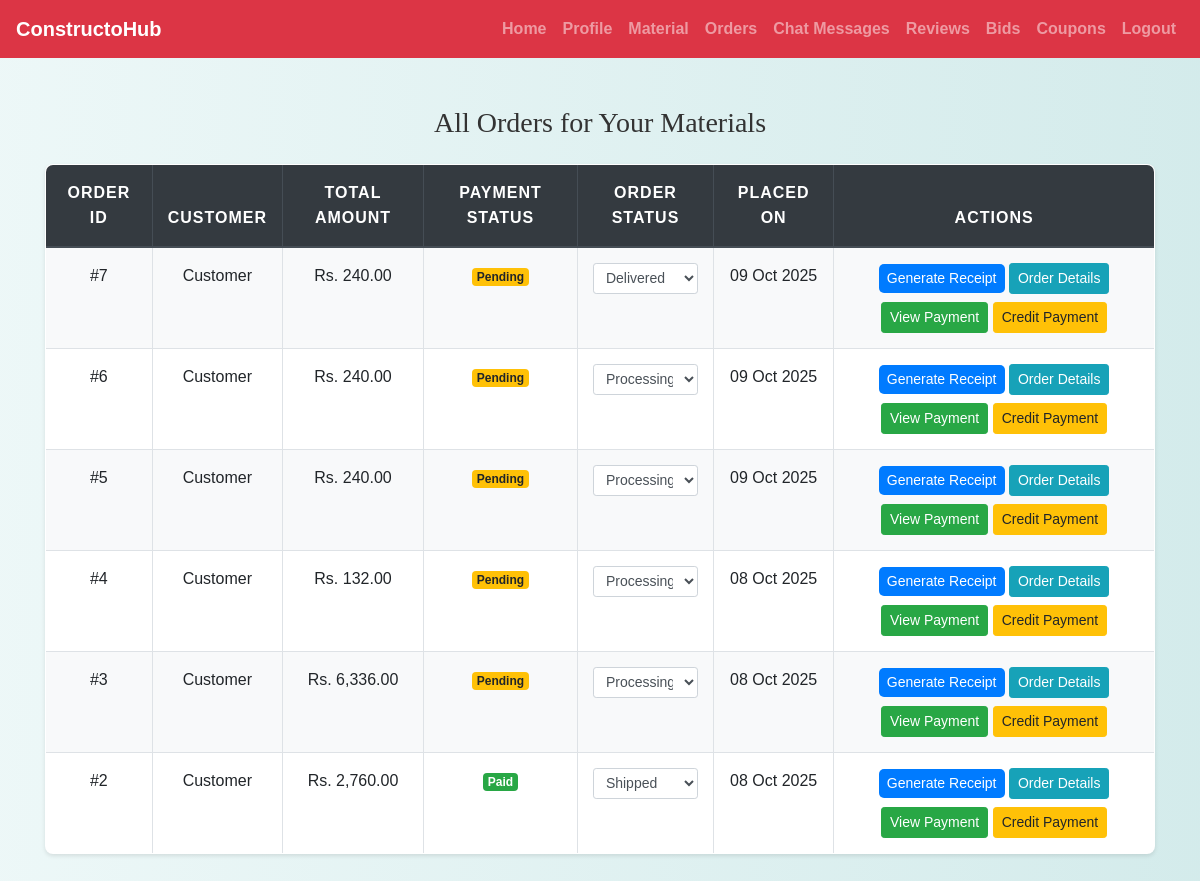
/wholesaler/view_orders.php (signed in), run on the app's committed database.
### tables this page shows
CREATE TABLE `orders` (
  `order_id` int(11) NOT NULL,
  `id` int(11) NOT NULL,
  `total_amount` decimal(10,2) NOT NULL,
  `payment_status` enum('paid','pending','failed') DEFAULT 'pending',
  `order_status` enum('processing','shipped','delivered','cancelled') DEFAULT 'processing',
  `location` varchar(255) NOT NULL,
  `created_at` timestamp NOT NULL DEFAULT current_timestamp()
);

CREATE TABLE `users` (
  `id` int(11) NOT NULL,
  `name` varchar(100) NOT NULL,
  `email` varchar(100) NOT NULL,
  `password` varchar(255) NOT NULL,
  `role` enum('wholesaler','retailer','customer') NOT NULL,
  `status` enum('approved','pending','rejected') DEFAULT 'approved',
  `phone` varchar(20) DEFAULT NULL,
  `address` text DEFAULT NULL,
  `created_at` timestamp NOT NULL DEFAULT current_timestamp()
);

### wholesaler/view_orders.php (the view, shortened to what this page needs)
<?php
include('config.php');
$supplier_id = $_SESSION["id"];
$sql = "
    SELECT
        o.order_id,
        o.id AS customer_id,
        u.name AS customer_name,
        o.total_amount,
        o.payment_status,
        o.order_status,
        o.created_at
    FROM orders o
    JOIN order_items oi ON o.order_id = oi.order_id
    JOIN materials m ON oi.material_id = m.material_id
    JOIN users u ON o.id = u.id
    WHERE m.supplier_id = ?
    GROUP BY o.order_id
    ORDER BY o.created_at DESC
";
$stmt = mysqli_prepare($conn, $sql);
mysqli_stmt_bind_param($stmt, "i", $supplier_id);
mysqli_stmt_execute($stmt);
$result = mysqli_stmt_get_result($stmt);
?>
<!DOCTYPE html>
<html lang="en">
<head>
    <link rel="stylesheet" href="https://maxcdn.bootstrapcdn.com/bootstrap/4.5.2/css/bootstrap.min.css">
    <link rel="stylesheet" href="../css/style.css">
</head>
<body>
<?php include('navbar.php'); ?>
<div class="container mt-5">
            <h3 class="text-center mb-4">All Orders for Your Materials</h3>
            <table class="table table-bordered table-hover text-center">
                <thead class="thead-dark">
                    <tr>
                        <th>Order ID</th>
                        <th>Customer</th>
                        <th>Total Amount</th>
                        <th>Payment Status</th>
                        <th>Order Status</th>
                        <th>Placed On</th>
                        <th>Actions</th>
                    </tr>
                </thead>
                <tbody>
                    <?php while ($row = mysqli_fetch_assoc($result)) { ?>
                    <tr>
                        <td>#<?php echo $row['order_id']; ?></td>
                        <td><?php echo htmlspecialchars($row['customer_name']); ?></td>
                        <td>Rs. <?php echo number_format($row['total_amount'], 2); ?></td>
                        <td>
                            <span class="badge badge-<?php echo ($row['payment_status'] == 'paid') ? 'success' : 'warning'; ?>">
                                <?php echo ucfirst($row['payment_status']); ?>
                            </span>
                        </td>
                        <td>
                            <select class="form-control form-control-sm order-status" data-id="<?php echo $row['order_id']; ?>">
                                <option value="processing" <?php if($row['order_status']=='processing') echo 'selected'; ?>>Processing</option>
                                <option value="shipped" <?php if($row['order_status']=='shipped') echo 'selected'; ?>>Shipped</option>
                                <option value="delivered" <?php if($row['order_status']=='delivered') echo 'selected'; ?>>Delivered</option>
                            </select>
                        </td>
                        <td><?php echo date('d M Y', strtotime($row['created_at'])); ?></td>
                        <td>
                            <a href="generate_invoice.php?order_id=<?php echo $row['order_id']; ?>" class="btn btn-sm btn-primary">Generate Receipt</a>
                            <a href="order_details.php?order_id=<?php echo $row['order_id']; ?>" class="btn btn-sm btn-info">Order Details</a>
                            <a href="view_payment_details.php?order_id=<?php echo $row['order_id']; ?>" class="mt-2 btn btn-sm btn-success">View Payment</a>
                        <a href="credit_payment.php?order_id=<?php echo $row['order_id']; ?>" class="mt-2 btn btn-sm btn-warning">Credit Payment</a>
</td>
                    </tr>
                    <?php } ?>
                </tbody>
            </table>
        </div>
</body>
</html>

### css/style.css (style rules this page uses)
body { background: linear-gradient(90deg, rgba(233, 246, 246, 0.831), rgba(207, 233, 233, 0.9)); font-family: 'Arial', sans-serif; color: #333; line-height: 1.6; }
h1, h2, h3, h4 { text-align: center; margin-top: 30px; margin-bottom: 30px; font-family: 'Georgia', serif; }
.container { margin-bottom: 40px; }
.table { width: 100%; border-collapse: collapse; margin-top: 20px; font-size: 16px; background-color: #ffffff; border-radius: 8px; overflow: hidden; box-shadow: 0 2px 4px rgba(0, 0, 0, 0.1); }
.table th, .table td { padding: 15px; border: 1px solid #dee2e6; text-align: center; }
.table thead th { background-color: #004d4d; color: white; font-weight: bold; text-transform: uppercase; letter-spacing: 1px; }
.table tbody tr:nth-child(odd) { background-color: #f8f9fa; }
.btn-primary { color: #fff; border: none; border-radius: 5px; cursor: pointer; transition: background-color 0.3s ease; }
a { color: #006666; text-decoration: none; font-weight: bold; }

### data on the page
orders: order_id "7", id.name "Customer", total_amount "240.00", payment_status "Pending", order_status+order_id "Delivered", created_at "09 Oct 2025"
orders: order_id "6", id.name "Customer", total_amount "240.00", payment_status "Pending", order_status+order_id "Processing", created_at "09 Oct 2025"
orders: order_id "5", id.name "Customer", total_amount "240.00", payment_status "Pending", order_status+order_id "Processing", created_at "09 Oct 2025"
orders: order_id "4", id.name "Customer", total_amount "132.00", payment_status "Pending", order_status+order_id "Processing", created_at "08 Oct 2025"
orders: order_id "3", id.name "Customer", total_amount "6,336.00", payment_status "Pending", order_status+order_id "Processing", created_at "08 Oct 2025"
orders: order_id "2", id.name "Customer", total_amount "2,760.00", payment_status "Paid", order_status+order_id "Shipped", created_at "08 Oct 2025"
